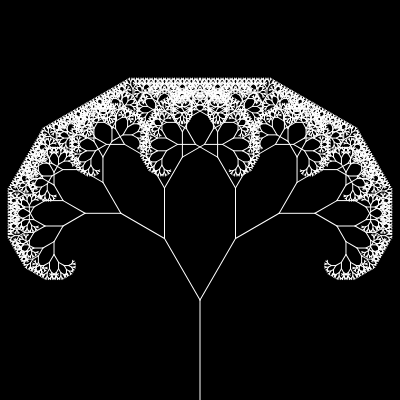
Frame 1 (no input)
Frame 60 (no input): identical to frame 1, image omitted
Frame 120 (the mouse pressed at the canvas centre since frame 60): identical to frame 1, image omitted

The p5.js sketch that drew this single still picture (run headless with seeded random() and noise() and a simulated clock; from frame 60 on, the mouse is pressed at the canvas centre):

// p5.js sketch
// ── sketch.js
var angle;
var ratio;

function setup() {
	createCanvas(400,400);
	angle = PI/6;
	ratio = 0.71;
}

function draw() {
	background(0);
	var len = 100;
	stroke(255);
	translate(width/2,height);
	branch(100);
}

function branch(len) {
	line(0, 0, 0, -len);
	translate(0, -len);
	
	if(len>2) {
		push();
		rotate(angle);
		branch(len*ratio);
		pop();
		push();
		rotate(-angle);
		branch(len*ratio);
		pop();
	}

}
